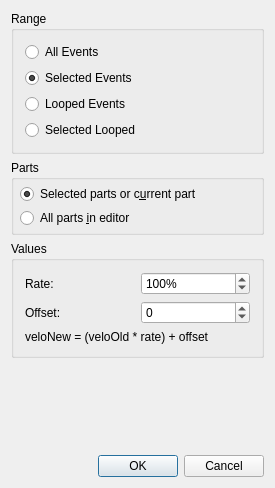
<?xml version="1.0" encoding="UTF-8"?>
<ui version="4.0">
 <class>VelocityBase</class>
 <widget class="QDialog" name="VelocityBase">
  <property name="geometry">
   <rect>
    <x>0</x>
    <y>0</y>
    <width>275</width>
    <height>488</height>
   </rect>
  </property>
  <property name="windowTitle">
   <string>MusE: Modify Velocity</string>
  </property>
  <layout class="QVBoxLayout" name="verticalLayout_2">
   <property name="spacing">
    <number>6</number>
   </property>
   <property name="leftMargin">
    <number>11</number>
   </property>
   <property name="topMargin">
    <number>11</number>
   </property>
   <property name="rightMargin">
    <number>11</number>
   </property>
   <property name="bottomMargin">
    <number>11</number>
   </property>
   <item>
    <widget class="QGroupBox" name="rangeBox">
     <property name="title">
      <string>Range</string>
     </property>
     <layout class="QVBoxLayout" name="verticalLayout">
      <property name="spacing">
       <number>6</number>
      </property>
      <property name="leftMargin">
       <number>11</number>
      </property>
      <property name="topMargin">
       <number>11</number>
      </property>
      <property name="rightMargin">
       <number>11</number>
      </property>
      <property name="bottomMargin">
       <number>11</number>
      </property>
      <item>
       <widget class="QRadioButton" name="allEvents">
        <property name="text">
         <string>All Events</string>
        </property>
       </widget>
      </item>
      <item>
       <widget class="QRadioButton" name="selectedEvents">
        <property name="text">
         <string>Selected Events</string>
        </property>
        <property name="checked">
         <bool>true</bool>
        </property>
       </widget>
      </item>
      <item>
       <widget class="QRadioButton" name="loopedEvents">
        <property name="text">
         <string>Looped Events</string>
        </property>
       </widget>
      </item>
      <item>
       <widget class="QRadioButton" name="selectedLooped">
        <property name="text">
         <string>Selected Looped</string>
        </property>
       </widget>
      </item>
     </layout>
    </widget>
   </item>
   <item>
    <widget class="QGroupBox" name="partsBox">
     <property name="sizePolicy">
      <sizepolicy hsizetype="Preferred" vsizetype="Minimum">
       <horstretch>0</horstretch>
       <verstretch>0</verstretch>
      </sizepolicy>
     </property>
     <property name="title">
      <string>Parts</string>
     </property>
     <layout class="QVBoxLayout" name="verticalLayout_3">
      <property name="spacing">
       <number>4</number>
      </property>
      <property name="leftMargin">
       <number>6</number>
      </property>
      <property name="topMargin">
       <number>4</number>
      </property>
      <property name="rightMargin">
       <number>6</number>
      </property>
      <property name="bottomMargin">
       <number>4</number>
      </property>
      <item>
       <widget class="QRadioButton" name="not_all_parts_button">
        <property name="text">
         <string>Selected parts or c&amp;urrent part</string>
        </property>
        <property name="checked">
         <bool>true</bool>
        </property>
       </widget>
      </item>
      <item>
       <widget class="QRadioButton" name="all_parts_button">
        <property name="text">
         <string>All parts &amp;in editor</string>
        </property>
       </widget>
      </item>
     </layout>
    </widget>
   </item>
   <item>
    <widget class="QGroupBox" name="groupBox_2">
     <property name="title">
      <string>Values</string>
     </property>
     <layout class="QGridLayout" name="gridLayout">
      <property name="leftMargin">
       <number>11</number>
      </property>
      <property name="topMargin">
       <number>11</number>
      </property>
      <property name="rightMargin">
       <number>11</number>
      </property>
      <property name="bottomMargin">
       <number>11</number>
      </property>
      <property name="spacing">
       <number>6</number>
      </property>
      <item row="0" column="0">
       <widget class="QLabel" name="TextLabel3">
        <property name="text">
         <string>Rate:</string>
        </property>
        <property name="wordWrap">
         <bool>false</bool>
        </property>
       </widget>
      </item>
      <item row="0" column="1">
       <widget class="QSpinBox" name="rate">
        <property name="suffix">
         <string>%</string>
        </property>
        <property name="maximum">
         <number>200</number>
        </property>
        <property name="value">
         <number>100</number>
        </property>
       </widget>
      </item>
      <item row="1" column="0">
       <widget class="QLabel" name="TextLabel4">
        <property name="text">
         <string>Offset:</string>
        </property>
        <property name="wordWrap">
         <bool>false</bool>
        </property>
       </widget>
      </item>
      <item row="1" column="1">
       <widget class="QSpinBox" name="offset">
        <property name="minimum">
         <number>-127</number>
        </property>
        <property name="maximum">
         <number>127</number>
        </property>
        <property name="singleStep">
         <number>1</number>
        </property>
        <property name="value">
         <number>0</number>
        </property>
       </widget>
      </item>
      <item row="2" column="0" colspan="2">
       <widget class="QLabel" name="label">
        <property name="text">
         <string>veloNew = (veloOld * rate) + offset</string>
        </property>
       </widget>
      </item>
     </layout>
    </widget>
   </item>
   <item>
    <spacer name="verticalSpacer">
     <property name="orientation">
      <enum>Qt::Vertical</enum>
     </property>
     <property name="sizeHint" stdset="0">
      <size>
       <width>20</width>
       <height>40</height>
      </size>
     </property>
    </spacer>
   </item>
   <item>
    <layout class="QHBoxLayout" name="horizontalLayout">
     <property name="spacing">
      <number>6</number>
     </property>
     <item>
      <spacer name="Spacer1">
       <property name="orientation">
        <enum>Qt::Horizontal</enum>
       </property>
       <property name="sizeType">
        <enum>QSizePolicy::Expanding</enum>
       </property>
       <property name="sizeHint" stdset="0">
        <size>
         <width>20</width>
         <height>20</height>
        </size>
       </property>
      </spacer>
     </item>
     <item>
      <widget class="QPushButton" name="okButton">
       <property name="text">
        <string>OK</string>
       </property>
       <property name="autoDefault">
        <bool>false</bool>
       </property>
       <property name="default">
        <bool>true</bool>
       </property>
      </widget>
     </item>
     <item>
      <widget class="QPushButton" name="cancelButton">
       <property name="text">
        <string>Cancel</string>
       </property>
      </widget>
     </item>
    </layout>
   </item>
  </layout>
 </widget>
 <layoutdefault spacing="6" margin="11"/>
 <resources/>
 <connections>
  <connection>
   <sender>okButton</sender>
   <signal>clicked()</signal>
   <receiver>VelocityBase</receiver>
   <slot>accept()</slot>
   <hints>
    <hint type="sourcelabel">
     <x>20</x>
     <y>20</y>
    </hint>
    <hint type="destinationlabel">
     <x>20</x>
     <y>20</y>
    </hint>
   </hints>
  </connection>
  <connection>
   <sender>cancelButton</sender>
   <signal>clicked()</signal>
   <receiver>VelocityBase</receiver>
   <slot>reject()</slot>
   <hints>
    <hint type="sourcelabel">
     <x>20</x>
     <y>20</y>
    </hint>
    <hint type="destinationlabel">
     <x>20</x>
     <y>20</y>
    </hint>
   </hints>
  </connection>
 </connections>
</ui>
